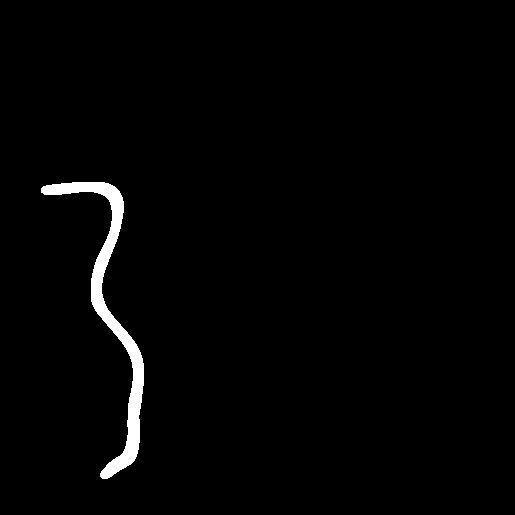
#> input picture jupyter/images/21548917.png, 515 x 515 px
$ jupyter execute --allow-errors TSP.ipynb
#> lines starting #> are read from the running program, lines starting #| are printed output that depends on the picture; after the words box and inside, x2 and y2 are one past the last pixel; in counts of white or black regions, pixels touching at a corner belong together
[cell 1]
import numpy as np
import networkx as nx
import cv2
from matplotlib import pyplot as plt

[cell 2]
def array_to_graph(arr):
    # Create a graph
    G = nx.Graph()

    rows, cols = arr.shape

    # Add nodes
    for i in range(rows):
        for j in range(cols):
            if arr[i, j] == 1:
                G.add_node((i, j))

    # Add edges
    for i in range(rows):
        for j in range(cols):
            if arr[i, j] == 1:
                # Check right neighbor
                if j + 1 < cols and arr[i, j+1] == 1:
                    G.add_edge((i, j), (i, j+1), weight=1)

                # Check bottom neighbor
                if i + 1 < rows and arr[i+1, j] == 1:
                    G.add_edge((i, j), (i+1, j), weight=1)

    return G

[cell 3]
def resize_image(image, dims):
    print(dims)
    if not isinstance(image, np.ndarray):
        raise ValueError("Input must be a numpy array")


    resized_image = cv2.resize(image, (dims[0], dims[1]), interpolation=cv2.INTER_AREA)

    # Convert the resized image to grayscale if it's not already
    if len(resized_image.shape) == 3:
        grayscale_image = cv2.cvtColor(resized_image, cv2.COLOR_BGR2GRAY)
    else:
        grayscale_image = resized_image

    # Normalize the array to have values between 0 and 1
    normalized_array = grayscale_image.astype(np.float32) / 255.0

    return normalized_array

fire = cv2.imread("images/21548917.png")
#> fire is the input picture: shape (515, 515, 3); 1.7% white; 1 white region, box (x1, y1, x2, y2) and area: (41, 182, 144, 479) 4517
fire = resize_image(fire, (25, 25))
#> in resize_image, `resized_image = cv2.resize(image, (dims[0], dims[1]), interpolation=cv..`:
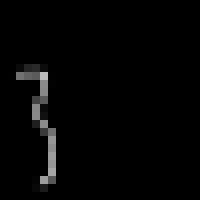
#> resized_image: shape (25, 25, 3) (shown 8 times larger); min 0, max 187, mean 4.3
# bw, _, _ = cv2.split(fire)

#> (the rest of this cell did not finish here and is left out)

[cell 4]
fire = cv2.imread("images/21548917.png")
fire = resize_image(fire, (25, 25))
# bw, _, _ = cv2.split(fire)

#> (the rest of this cell did not finish here and is left out)

[cell 5]
# Example usage
arr = np.array([
    [1, 0, 1, 1],
    [1, 1, 0, 1],
    [0, 1, 1, 0]
])

graph = array_to_graph(arr)

# Print some information about the graph
print(f"Number of nodes: {graph.number_of_nodes()}")
print(f"Number of edges: {graph.number_of_edges()}")
print("Edges:", list(graph.edges(data=True)))

[cell 6]
import numpy as np
import cv2
from tsp_solver.greedy import solve_tsp
from itertools import product
from matplotlib import pyplot as plt

def resize_image(image, dims):
    if not isinstance(image, np.ndarray):
        raise ValueError("Input must be a numpy array")

    resized_image = cv2.resize(image, (dims[0], dims[1]), interpolation=cv2.INTER_AREA)

    # Convert the resized image to grayscale if it's not already
    if len(resized_image.shape) == 3:
        grayscale_image = cv2.cvtColor(resized_image, cv2.COLOR_BGR2GRAY)
    else:
        grayscale_image = resized_image

    # Normalize the array to have values between 0 and 1
    normalized_array = grayscale_image.astype(np.float32) / 255.0

    return normalized_array

def create_distance_matrix(mask):
    white_pixels = np.argwhere(mask == 1)
    n = len(white_pixels)

    # Create an empty distance matrix
    dist_matrix = np.zeros((n, n))

    # Calculate Manhattan distances between all pairs of white pixels
    for i, (y1, x1) in enumerate(white_pixels):
        for j, (y2, x2) in enumerate(white_pixels[i+1:], i+1):
            dist = abs(y1 - y2) + abs(x1 - x2)
            dist_matrix[i][j] = dist
            dist_matrix[j][i] = dist

    return dist_matrix, white_pixels

# [19 lines of commented-out code are left out]

[cell 7]
# [24 lines left out: function visualize_path, not called in this run]

[cell 8]
# Load and process the image
fire = cv2.imread("images/21548917.png")
bw = resize_image(fire, (25, 25))
bw = np.asarray([[_el if _el != 255 else 1 for _el in _ar] for _ar in bw])
bw, _, _ = cv2.split(fire)
bw = resize_image(fire, (25, 25))

Y = bw.copy()

for i in range(bw.shape[0]):
    for j in range(bw.shape[1]):
        if (bw[i][j] > 0):
            Y[i][j] = 1
        else:
            Y[i][j] = 0
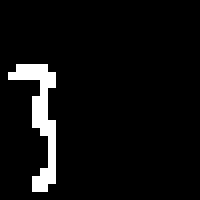
#> Y: shape (25, 25) float32 (shown 8 times larger); values 0 (black) and 1 (white), 5.6% white in thin lines or dots, all inside (x1, y1, x2, y2) = (1, 8, 7, 24)

plt.imshow(Y)


# def binarize_array(X):
#     """
#     Takes a 2D numpy array X as input and returns a new array of the same size.
#     All values greater than 1 are replaced with 1, while 0s remain 0.

#     Parameters:
#     X (np.ndarray): Input 2D numpy array

#     Returns:
#     np.ndarray: Modified 2D numpy array
#     """
#     if not isinstance(X, np.ndarray) or X.ndim != 2:
#         raise ValueError("Input must be a 2D numpy array")

#     # Create a copy to avoid modifying the original array
#     Y = X.copy()

#     # Replace all values greater than 1 with 1
#     Y[Y > 1] = 1

#     return Y

# bw = binarize_array(bw)

[cell 9]
# Create the bitmask
mask = np.asarray([[1 if el != 255 else 0 for el in ar] for ar in bw])
#> mask: shape (25, 25) int64; every value is 1

# Create the distance matrix
dist_matrix, white_pixels = create_distance_matrix(mask)
#> in create_distance_matrix, `white_pixels = np.argwhere(mask == 1)`: white_pixels = 625 pairs, first value 0 to 24, second value 0 to 24
#> in create_distance_matrix, `n = len(white_pixels)`: n = 625
#> the loop in create_distance_matrix, `for i, (y1, x1) in enumerate(white_pixels):` made 625 passes
#> (y1, x1) on passes 1 to 3: (0, 0), (0, 1), (0, 2)
#> after the loop in create_distance_matrix, `for i, (y1, x1) in enumerate(white_pixels):`:
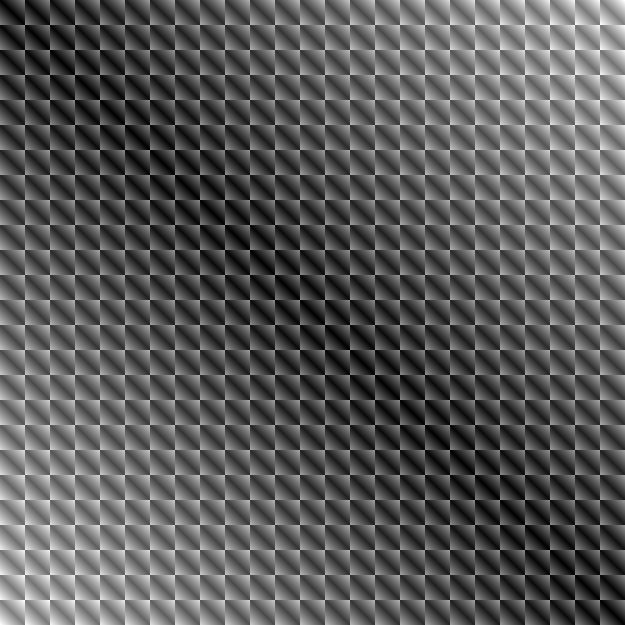
#> dist_matrix: shape (625, 625) float64; min 0, max 48, mean 16.6; drawn with min black and max white

# Solve the TSP
#> (the rest of this cell did not finish here and is left out)

[cell 10]
import numpy as np
import cv2
from tsp_solver.greedy import solve_tsp
import matplotlib.pyplot as plt

def resize_image(image, dims):
    print(dims)
    if not isinstance(image, np.ndarray):
        raise ValueError("Input must be a numpy array")

    resized_image = cv2.resize(image, (dims[0], dims[1]), interpolation=cv2.INTER_AREA)

    # Convert the resized image to grayscale if it's not already
    if len(resized_image.shape) == 3:
        grayscale_image = cv2.cvtColor(resized_image, cv2.COLOR_BGR2GRAY)
    else:
        grayscale_image = resized_image

    # Normalize the array to have values between 0 and 1
    normalized_array = grayscale_image.astype(np.float32) / 255.0
    return normalized_array

def generate_bitmask(bw):
    Y = bw.copy()
    for i in range(bw.shape[0]):
        for j in range(bw.shape[1]):
            if (bw[i][j] > 0):
                Y[i][j] = 1
            else:
                Y[i][j] = 0
    return Y

def find_white_pixel_coordinates(bitmask):
    return np.argwhere(bitmask == 1)

def manhattan_distance(p1, p2):
    return abs(p1[0] - p2[0]) + abs(p1[1] - p2[1])

def generate_distance_matrix(coordinates):
    size = len(coordinates)
    distance_matrix = np.zeros((size, size))

    for i in range(size):
        for j in range(i + 1, size):
            dist = manhattan_distance(coordinates[i], coordinates[j])
            distance_matrix[i][j] = dist
            distance_matrix[j][i] = dist

    return distance_matrix

# [38 lines left out: functions visualize_path, post_process_path, not called in this run]

# Main execution
fire = cv2.imread("images/21548917.png")
bw, _, _ = cv2.split(fire)
bw = resize_image(fire, (25, 25))
bitmask = generate_bitmask(bw)
coordinates = find_white_pixel_coordinates(bitmask)
#> coordinates = 35 pairs, first value 8 to 23, second value 1 to 6
distance_matrix = generate_distance_matrix(coordinates)
#> in generate_distance_matrix, `size = len(coordinates)`: size = 35
#> after the loop in generate_distance_matrix, `for i in range(size):`:
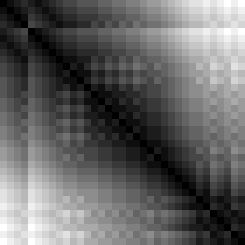
#> distance_matrix: shape (35, 35) float64 (shown 7 times larger); min 0, max 18, mean 7.06; drawn with min black and max white
#> (the rest of this cell did not finish here and is left out)

#> (a cell that did not finish here is left out)

[cell 12]
import numpy as np
import cv2
from tsp_solver.greedy import solve_tsp
import matplotlib.pyplot as plt
from collections import deque

def resize_image(image, dims):
    if not isinstance(image, np.ndarray):
        raise ValueError("Input must be a numpy array")

    resized_image = cv2.resize(image, (dims[0], dims[1]), interpolation=cv2.INTER_AREA)

    # Convert the resized image to grayscale if it's not already
    if len(resized_image.shape) == 3:
        grayscale_image = cv2.cvtColor(resized_image, cv2.COLOR_BGR2GRAY)
    else:
        grayscale_image = resized_image

    # Normalize the array to have values between 0 and 1
    normalized_array = grayscale_image.astype(np.float32) / 255.0
    return normalized_array

def generate_bitmask(bw):
    Y = bw.copy()
    for i in range(bw.shape[0]):
        for j in range(bw.shape[1]):
            if (bw[i][j] > 0):
                Y[i][j] = 1
            else:
                Y[i][j] = 0
    return Y

def find_white_pixel_coordinates(bitmask):
    return np.argwhere(bitmask == 1)

def manhattan_distance(p1, p2):
    return abs(p1[0] - p2[0]) + abs(p1[1] - p2[1])

# [12 lines left out: function generate_distance_matrix, not called in this run]

def bfs_paths(bitmask, start):
    """ Breadth-First Search to ensure only horizontal and vertical moves are allowed """
    directions = [(0, 1), (1, 0), (0, -1), (-1, 0)]
    queue = deque([start])
    visited = set([start])
    graph = {start: []}

    while queue:
        current = queue.popleft()
        for d in directions:
            neighbor = (current[0] + d[0], current[1] + d[1])
            if (0 <= neighbor[0] < bitmask.shape[0] and
                0 <= neighbor[1] < bitmask.shape[1] and
                bitmask[neighbor] == 1 and
                neighbor not in visited):
                visited.add(neighbor)
                queue.append(neighbor)
                if current not in graph:
                    graph[current] = []
                if neighbor not in graph:
                    graph[neighbor] = []
                graph[current].append(neighbor)
                graph[neighbor].append(current)
    return graph

# [21 lines left out: function visualize_path, not called in this run]

fire = cv2.imread("images/21548917.png")
bw, _, _ = cv2.split(fire)
bw = resize_image(fire, (25, 25))

bitmask = generate_bitmask(bw)
coordinates = find_white_pixel_coordinates(bitmask)

graph = bfs_paths(bitmask, tuple(coordinates[0]))
#> in bfs_paths, `visited = set([start])`: visited = 1 item
#> in bfs_paths, `graph = {start: []}`: graph = {(8, 2): []}
#> the loop in bfs_paths, `while queue:` made 35 passes
#> current on passes 1 to 12: (8, 2), (8, 3), (9, 2), (8, 4), (9, 3), (9, 1), (8, 5), (9, 4), (9, 5), (9, 6), (10, 5), (10, 6)
#> after the loop in bfs_paths, `while queue:`: graph = 35 items
#> graph = 35 items

# Convert graph to distance matrix
index_map = {tuple(coord): idx for idx, coord in enumerate(coordinates)}
#> index_map = 35 items
distance_matrix = np.full((len(coordinates), len(coordinates)), np.inf)
#> distance_matrix: shape (35, 35) float64; every value is NaN or infinite

for node, neighbors in graph.items():
    for neighbor in neighbors:
        distance_matrix[index_map[node]][index_map[neighbor]] = 1
        distance_matrix[index_map[neighbor]][index_map[node]] = 1
#> this loop made 35 passes
#> (node, neighbors) on passes 1 to 12: ((8, 2), [(8, 3), (9, 2)]), ((8, 3), [(8, 2), (8, 4), (9, 3)]), ((9, 2), [(8, 2), (9, 1)]), ((8, 4), [(8, 3), (8, 5), (9, 4)]), ((9, 3), [(8, 3)]), ((9, 1), [(9, 2)]), ((8, 5), [(8, 4), (9, 5)]), ((9, 4), [(8, 4)]), ((9, 5), [(8, 5), (9, 6), (10, 5)]), ((9, 6), [(9, 5), (10, 6)]), ((10, 5), [(9, 5), (11, 5)]), ((10, 6), [(9, 6)])
#> distance_matrix: shape (35, 35) float64; 94.45% of the values are NaN or infinite; the others: min 1, max 1, mean 1

#> (the rest of this cell did not finish here and is left out)

$ run again, with jupyter/images/219112163.png copied over jupyter/images/21548917.png
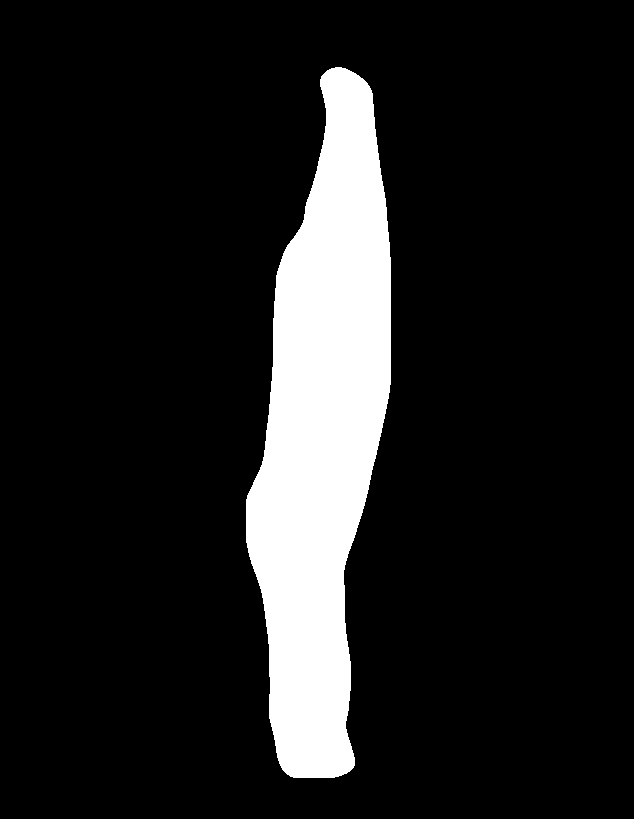
#> input picture jupyter/images/219112163.png, 634 x 819 px
#> fire is the input picture: shape (819, 634, 3); 12.5% white; 1 white region, box (x1, y1, x2, y2) and area: (246, 67, 391, 778) 64690
#> after the loop `for i in range(bw.shape[0]):`:
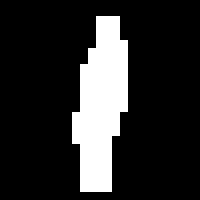
#> Y: shape (25, 25) float32 (shown 8 times larger); values 0 (black) and 1 (white), 17% white; 1 white region, box (x1, y1, x2, y2) and area: (9, 2, 16, 24) 106
#> mask: shape (25, 25) int64; every value is 1
#> in create_distance_matrix, `white_pixels = np.argwhere(mask == 1)`: white_pixels = 625 pairs, first value 0 to 24, second value 0 to 24
#> n = 625
#> the loop in create_distance_matrix, `for i, (y1, x1) in enumerate(white_pixels):` made 625 passes
#> (y1, x1) on passes 1 to 3: (0, 0), (0, 1), (0, 2)
#> coordinates = 106 pairs, first value 2 to 23, second value 9 to 15
#> size = 106
#> after the loop in generate_distance_matrix, `for i in range(size):`:
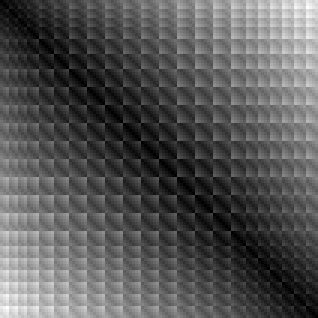
#> distance_matrix: shape (106, 106) float64 (shown 3 times larger); min 0, max 25, mean 8.4; drawn with min black and max white
#> in bfs_paths, `visited = set([start])`: visited = 1 item
#> in bfs_paths, `graph = {start: []}`: graph = {(2, 12): []}
#> the loop in bfs_paths, `while queue:` made 106 passes
#> current on passes 1 to 8: (2, 12), (2, 13), (3, 12), (2, 14), (3, 13), (4, 12), (3, 14), (4, 13)
#> after the loop in bfs_paths, `while queue:`: graph = 106 items
#> the loop `for node, neighbors in graph.items():` made 106 passes
#> (node, neighbors) on passes 1 to 8: ((2, 12), [(2, 13), (3, 12)]), ((2, 13), [(2, 12), (2, 14), (3, 13)]), ((3, 12), [(2, 12), (4, 12)]), ((2, 14), [(2, 13), (3, 14)]), ((3, 13), [(2, 13), (4, 13)]), ((4, 12), [(3, 12), (5, 12)]), ((3, 14), [(2, 14), (4, 14)]), ((4, 13), [(3, 13), (5, 13)])

$ run again, with jupyter/images/2191417546.png copied over jupyter/images/21548917.png
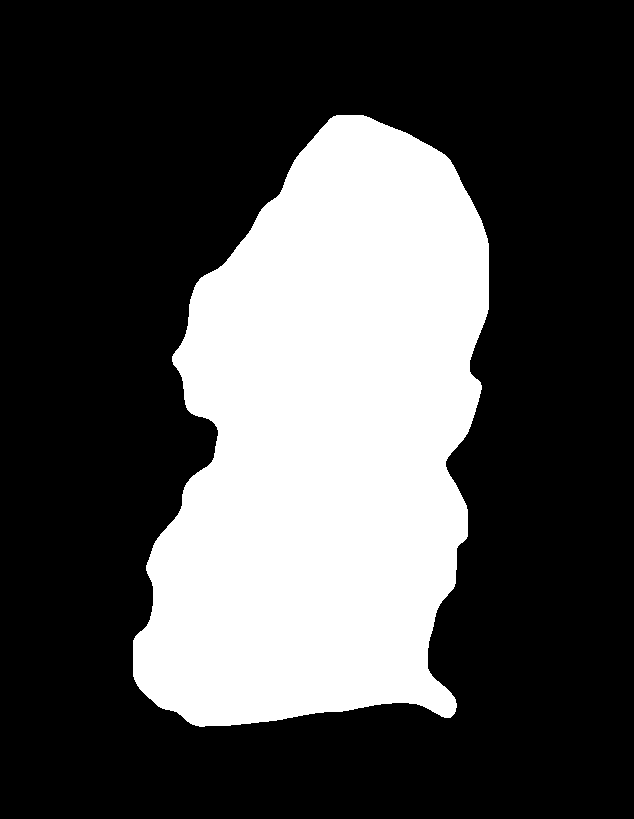
#> input picture jupyter/images/2191417546.png, 634 x 819 px
#> fire is the input picture: shape (819, 634, 3); 30.2% white; 1 white region, box (x1, y1, x2, y2) and area: (133, 115, 489, 727) 156709
#> after the loop `for i in range(bw.shape[0]):`:
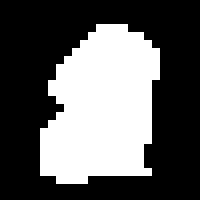
#> Y: shape (25, 25) float32 (shown 8 times larger); values 0 (black) and 1 (white), 36.5% white; 1 white region, box (x1, y1, x2, y2) and area: (5, 3, 20, 23) 228
#> mask: shape (25, 25) int64; every value is 1
#> in create_distance_matrix, `white_pixels = np.argwhere(mask == 1)`: white_pixels = 625 pairs, first value 0 to 24, second value 0 to 24
#> n = 625
#> the loop in create_distance_matrix, `for i, (y1, x1) in enumerate(white_pixels):` made 625 passes
#> (y1, x1) on passes 1 to 3: (0, 0), (0, 1), (0, 2)
#> coordinates = 228 pairs, first value 3 to 22, second value 5 to 19
#> size = 228
#> after the loop in generate_distance_matrix, `for i in range(size):`:
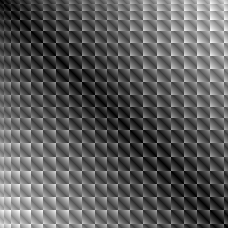
#> distance_matrix: shape (228, 228) float64; min 0, max 29, mean 10.3; drawn with min black and max white
#> in bfs_paths, `visited = set([start])`: visited = 1 item
#> in bfs_paths, `graph = {start: []}`: graph = {(3, 12): []}
#> the loop in bfs_paths, `while queue:` made 228 passes
#> current on passes 1 to 3: (3, 12), (3, 13), (4, 12)
#> after the loop in bfs_paths, `while queue:`: graph = 228 items
#> the loop `for node, neighbors in graph.items():` made 228 passes
#> (node, neighbors) on passes 1 to 3: ((3, 12), [(3, 13), (4, 12)]), ((3, 13), [(3, 12), (3, 14), (4, 13)]), ((4, 12), [(3, 12), (5, 12), (4, 11)])
